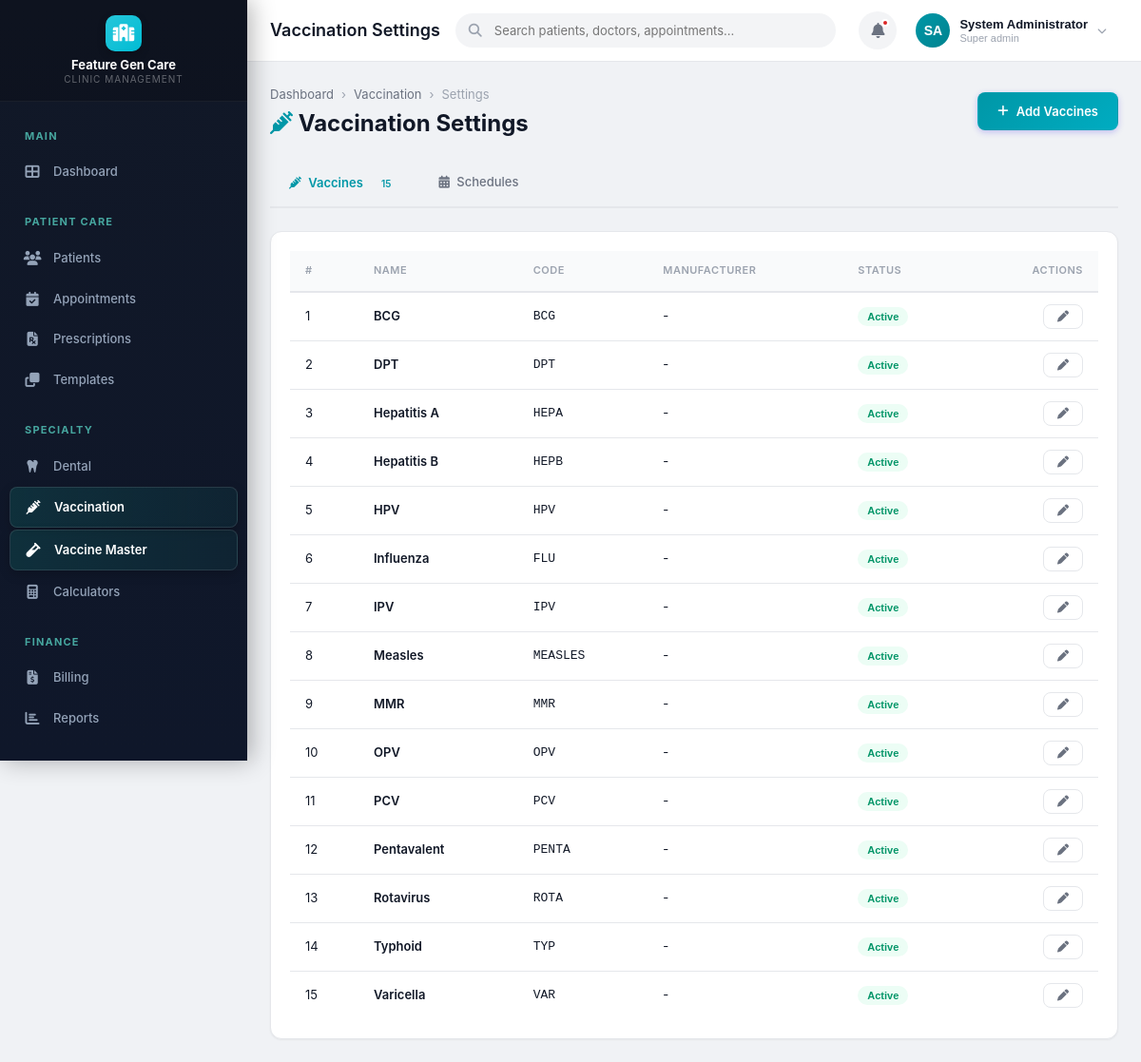
The app's page /modules/vaccination/master.php (signed in) with its own data.
### tables this page shows
CREATE TABLE IF NOT EXISTS clinics (
    id INT AUTO_INCREMENT PRIMARY KEY,
    name VARCHAR(200) NOT NULL,
    tagline VARCHAR(300) DEFAULT NULL,
    logo VARCHAR(500) DEFAULT NULL,
    email VARCHAR(150) DEFAULT NULL,
    phone VARCHAR(20) DEFAULT NULL,
    alt_phone VARCHAR(20) DEFAULT NULL,
    website VARCHAR(200) DEFAULT NULL,
    address TEXT DEFAULT NULL,
    city VARCHAR(100) DEFAULT NULL,
    state VARCHAR(100) DEFAULT NULL,
    pincode VARCHAR(10) DEFAULT NULL,
    country VARCHAR(100) DEFAULT 'India',
    registration_no VARCHAR(100) DEFAULT NULL,
    gst_number VARCHAR(20) DEFAULT NULL,
    pan_number VARCHAR(20) DEFAULT NULL,
    primary_color VARCHAR(10) DEFAULT '#4F46E5',
    secondary_color VARCHAR(10) DEFAULT '#7C3AED',
    currency_symbol VARCHAR(5) DEFAULT '₹',
    date_format VARCHAR(20) DEFAULT 'd/m/Y',
    time_format VARCHAR(10) DEFAULT '12h',
    timezone VARCHAR(50) DEFAULT 'Asia/Kolkata',
    prescription_header TEXT DEFAULT NULL,
    prescription_footer TEXT DEFAULT NULL,
    invoice_header TEXT DEFAULT NULL,
    invoice_footer TEXT DEFAULT NULL,
    invoice_prefix VARCHAR(10) DEFAULT 'INV',
    invoice_start_no INT DEFAULT 1,
    patient_id_prefix VARCHAR(10) DEFAULT 'PT',
    patient_id_start_no INT DEFAULT 1000,
    is_active TINYINT(1) DEFAULT 1,
    created_at TIMESTAMP DEFAULT CURRENT_TIMESTAMP,
    updated_at TIMESTAMP DEFAULT CURRENT_TIMESTAMP ON UPDATE CURRENT_TIMESTAMP
);

CREATE TABLE IF NOT EXISTS vaccines (
    id INT AUTO_INCREMENT PRIMARY KEY,
    name VARCHAR(200) NOT NULL,
    code VARCHAR(30) DEFAULT NULL,
    disease VARCHAR(200) DEFAULT NULL,
    manufacturer VARCHAR(200) DEFAULT NULL,
    dosage VARCHAR(100) DEFAULT NULL,
    route VARCHAR(50) DEFAULT NULL,
    storage_temp VARCHAR(50) DEFAULT NULL,
    description TEXT DEFAULT NULL,
    is_active TINYINT(1) DEFAULT 1,
    created_at TIMESTAMP DEFAULT CURRENT_TIMESTAMP
);

### modules/vaccination/master.php (the view, shortened to what the rows shown need)
<?php
require_once dirname(dirname(__DIR__)) . '/config/session.php';
$tab = $_GET['tab'] ?? 'vaccines';
require_once dirname(dirname(__DIR__)) . '/includes/header.php';
switch ($tab) {
    case 'vaccines':
        $items = $db->fetchAll("SELECT * FROM vaccines ORDER BY name");
        break;
}
$tabConfig = [
    'vaccines'     => ['icon' => 'fa-syringe',         'label' => 'Vaccines',     'color' => '#E91E63'],
    'vaccine_schedules' => ['icon' => 'fa-calendar-alt', 'label' => 'Schedules',  'color' => '#9C27B0'],
];
?>
<div class="content-header">
    <div>
        <h1><i class="fas fa-syringe" style="color: var(--primary);"></i> Vaccination Settings</h1>
    </div>
</div>
<div class="card">
    <div class="card-body" style="overflow-x: auto;">
        <table class="table">
            <thead>
                <tr>
                    <th>#</th>
                    <?php if ($tab !== 'vaccine_schedules'): ?><th>Name</th><?php endif; ?>
                    <?php if ($tab === 'vaccines'): ?><th>Code</th><th>Manufacturer</th><?php endif; ?>
                    <?php if ($tab !== 'vaccine_schedules'): ?><th>Status</th><?php endif; ?>
                    <th style="text-align: right;">Actions</th>
                </tr>
            </thead>
            <tbody>
                <?php if (empty($items)): ?>
                <tr><td colspan="10" class="text-center text-muted" style="padding: 40px;">No <?= strtolower($tabConfig[$tab]['label']) ?> found. Click "Add" to create one.</td></tr>
                <?php else: ?>
                <?php foreach ($items as $i => $item): ?>
                <tr>
                    <td><?= $i + 1 ?></td>
                    <?php if ($tab !== 'vaccine_schedules'): ?>
                    <td class="font-semibold"><?= sanitizeOutput($item['name']) ?></td>
                    <?php endif; ?>
                    <?php if ($tab === 'vaccines'): ?>
                    <td><code><?= sanitizeOutput($item['code'] ?? '-') ?></code></td>
                    <td><?= sanitizeOutput($item['manufacturer'] ?? '-') ?></td>
                    <?php endif; ?>
                    <?php if ($tab !== 'vaccine_schedules'): ?>
                    <td>
                        <form method="POST" style="display:inline;">
                            <button type="submit" class="badge <?= $item['is_active'] ? 'badge-success' : 'badge-danger' ?>" style="cursor:pointer; border:none;">
                                <?= $item['is_active'] ? 'Active' : 'Inactive' ?>
                            </button>
                        </form>
                    </td>
                    <?php endif; ?>
                    <td style="text-align: right;">
                        <button class="btn btn-sm btn-outline" onclick='showMasterEditModal(<?= json_encode($item) ?>)'>
                            <i class="fas fa-pen"></i>
                        </button>
                    </td>
                </tr>
                <?php endforeach; ?>
                <?php endif; ?>
            </tbody>
        </table>
    </div>
</div>
<?php require_once INCLUDES_PATH . '/footer.php'; ?>

### includes/sidebar.php (shortened to what the rows shown need)
<?php
$db = db();
$clinic = $db->fetch("SELECT name, logo FROM clinics WHERE id = ?", [getCurrentClinicId()]);
?>
<aside class="sidebar">
    <div class="sidebar-brand" style="flex-direction: column; align-items: center; gap: 6px; padding: 16px 12px;">
        <?php if (!empty($clinic['logo'])): ?>
            <img src="<?= UPLOADS_URL ?>/clinics/<?= sanitizeOutput($clinic['logo']) ?>" alt="Clinic Logo" style="max-height: 48px; max-width: 140px; object-fit: contain;">
        <?php else: ?>
            <div class="brand-logo"><i class="fas fa-hospital"></i></div>
        <?php endif; ?>
        <div class="brand-text" style="text-align: center; font-size: 13px; line-height: 1.3; white-space: normal; word-break: break-word;">
            <?= sanitizeOutput($clinic['name'] ?? APP_NAME) ?>
            <small style="display: block; font-size: 10px; opacity: 0.7;">Clinic Management</small>
        </div>
    </div>
</aside>

### records on screen
clinics: name "Feature Gen Care"
vaccines: name "BCG", code "BCG", manufacturer "-", is_active "Active"
vaccines: name "DPT", code "DPT", manufacturer "-", is_active "Active"
vaccines: name "Hepatitis A", code "HEPA", manufacturer "-", is_active "Active"
vaccines: name "Hepatitis B", code "HEPB", manufacturer "-", is_active "Active"
vaccines: name "HPV", code "HPV", manufacturer "-", is_active "Active"
vaccines: name "Influenza", code "FLU", manufacturer "-", is_active "Active"
vaccines: name "IPV", code "IPV", manufacturer "-", is_active "Active"
vaccines: name "Measles", code "MEASLES", manufacturer "-", is_active "Active"
vaccines: name "MMR", code "MMR", manufacturer "-", is_active "Active"
vaccines: name "OPV", code "OPV", manufacturer "-", is_active "Active"
vaccines: name "PCV", code "PCV", manufacturer "-", is_active "Active"
vaccines: name "Pentavalent", code "PENTA", manufacturer "-", is_active "Active"
vaccines: name "Rotavirus", code "ROTA", manufacturer "-", is_active "Active"
vaccines: name "Typhoid", code "TYP", manufacturer "-", is_active "Active"
vaccines: name "Varicella", code "VAR", manufacturer "-", is_active "Active"

### other values on screen
$pageTitle "Vaccination Settings"
$currentUser['initials'] "SA"
sanitizeOutput($currentUser['name']) "System Administrator"
str_replace('_', ' ', $currentUser['role']) "Super admin"
$tabConfig[$tab]['label'] "Vaccines"
$cfg['label'] "Vaccines"
$cfg['label'] "Schedules"
